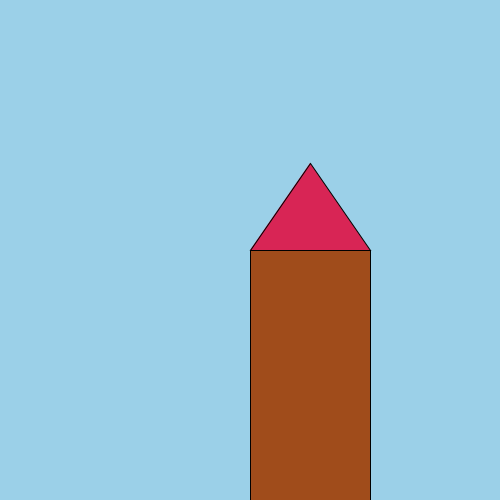
Frame 1 (no input)
Frame 60 (the mouse pressed at the canvas centre just before this capture): identical to frame 1, image omitted
Frame 120 (the mouse held since frame 60 and released just before this capture): identical to frame 1, image omitted

The Processing sketch that drew this single still picture (run headless with seeded random() and noise(); from frame 60 on, the mouse is pressed at the canvas centre):

// Processing sketch: void_building
// ── void_building.pde
boolean a = true;
float y= 0;
float y2= 0;

void setup() {
  size(500, 500);
    
  //building1(100, y);
}


void draw() {
  background(#9BD0E8);
  stroke(0);
  //roof
  fill(#D82555);
    beginShape();
    vertex(250, 250);
    vertex(310, 163);
    vertex(370, 250);
    endShape(CLOSE);
    
    //building1
  fill(#A04C1B);
  rect(width/2, height/2, 120, 300);
    
y++;
  y2+= 2;
  if(y > height) {
    y = 0;
  }
  if(y2 > height) {
    y2 = 0;
  }
   
}

void building1(float x, float y) {
   push();
translate(-50, -100);

  
    
    
  rectMode(CENTER);
  translate(y, x);
  

pop();
}


/*
void draw() {}
 void mousePressed() {
 
 println(mouseX, mouseY);
 strokeWeight(6);
 point(mouseX, mouseY);
 }
 */
